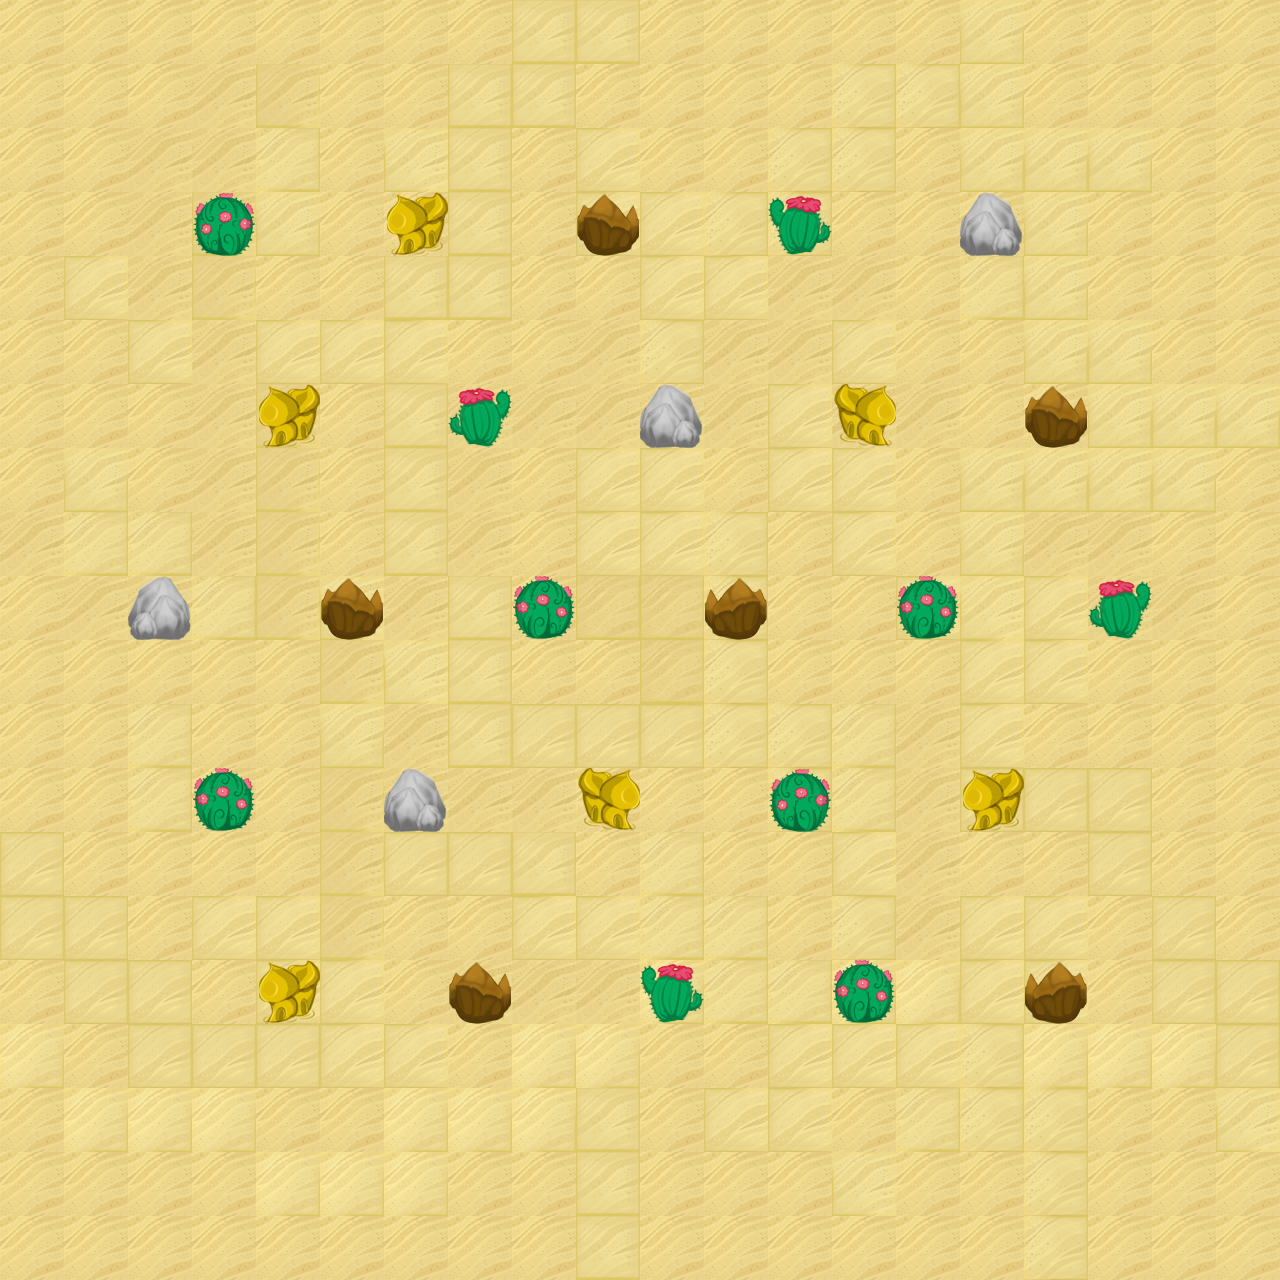

This is a level from a 2D game, rendered from its Tiled map with the project's own tilesets. A one-line summary and the map file follow, with tile-layer data summarised:
An orthogonal 20x20 tile map with 64x64 px tiles, 2 tile layers (Background, Ground), 2 tilesets and 31 objects (26x Rock, Water, Spawn1, Spawn2, Spawn4, ...).

<map version="1.0" orientation="orthogonal" renderorder="right-down" width="20" height="20" tilewidth="64" tileheight="64" nextobjectid="64">
 <tileset firstgid="1" name="desert_object" tilewidth="64" tileheight="64">
  <image source="desert_object.png" width="1280" height="640" />
 </tileset>
 <tileset firstgid="201" name="desertTileSet" tilewidth="64" tileheight="64">
  <image source="desertTileSet.png" width="640" height="128" />
 </tileset>
 <layer name="Background" width="20" height="20">
  <data>[400 cells, 400 non-empty, 11 distinct tile ids]</data>
 </layer>
 <layer name="Ground" width="20" height="20">
  <data>[400 cells, 29 non-empty, 11 distinct tile ids]</data>
 </layer>
 <objectgroup name="Rocks">
  <object id="2" name="Rock" x="640" y="384" width="64" height="64" />
  <object id="27" name="Rock" x="576" y="768" width="64" height="64" />
  <object id="28" name="Rock" x="768" y="768" width="64" height="64" />
  <object id="29" name="Rock" x="448" y="384" width="64" height="64" />
  <object id="30" name="Rock" x="384" y="768" width="64" height="64" />
  <object id="31" name="Rock" x="192" y="768" width="64" height="64" />
  <object id="32" name="Rock" x="832" y="384" width="64" height="64" />
  <object id="33" name="Rock" x="1024" y="384" width="64" height="64" />
  <object id="35" name="Rock" x="960" y="768" width="64" height="64" />
  <object id="38" name="Rock" x="256" y="384" width="64" height="64" />
  <object id="40" name="Rock" x="128" y="576" width="64" height="64" />
  <object id="41" name="Rock" x="320" y="576" width="64" height="64" />
  <object id="42" name="Rock" x="512" y="576" width="64" height="64" />
  <object id="43" name="Rock" x="704" y="576" width="64" height="64" />
  <object id="44" name="Rock" x="896" y="576" width="64" height="64" />
  <object id="45" name="Rock" x="1088" y="576" width="64" height="64" />
  <object id="46" name="Rock" x="384" y="192" width="64" height="64" />
  <object id="47" name="Rock" x="192" y="192" width="64" height="64" />
  <object id="49" name="Rock" x="576" y="192" width="64" height="64" />
  <object id="50" name="Rock" x="768" y="192" width="64" height="64" />
  <object id="51" name="Rock" x="960" y="192" width="64" height="64" />
  <object id="53" name="Rock" x="1024" y="960" width="64" height="64" />
  <object id="55" name="Rock" x="832" y="960" width="64" height="64" />
  <object id="56" name="Rock" x="640" y="960" width="64" height="64" />
  <object id="57" name="Rock" x="448" y="960" width="64" height="64" />
  <object id="58" name="Rock" x="256" y="960" width="64" height="64" />
 </objectgroup>
 <objectgroup name="Water">
  <object id="1" name="Water" x="576" y="576" width="128" height="64" />
 </objectgroup>
 <objectgroup name="Spawns">
  <object id="60" name="Spawn1" x="256" y="256" width="64" height="64">
   <properties>
    <property name="direction" value="180" />
   </properties>
   <ellipse />
  </object>
  <object id="61" name="Spawn2" x="896" y="256" width="64" height="64">
   <properties>
    <property name="direction" value="180" />
   </properties>
   <ellipse />
  </object>
  <object id="62" name="Spawn4" x="256" y="896" width="64" height="64">
   <properties>
    <property name="direction" value="0" />
   </properties>
   <ellipse />
  </object>
  <object id="63" name="Spawn3" x="896" y="896" width="64" height="64">
   <properties>
    <property name="direction" value="0" />
   </properties>
   <ellipse />
  </object>
 </objectgroup>
</map>
